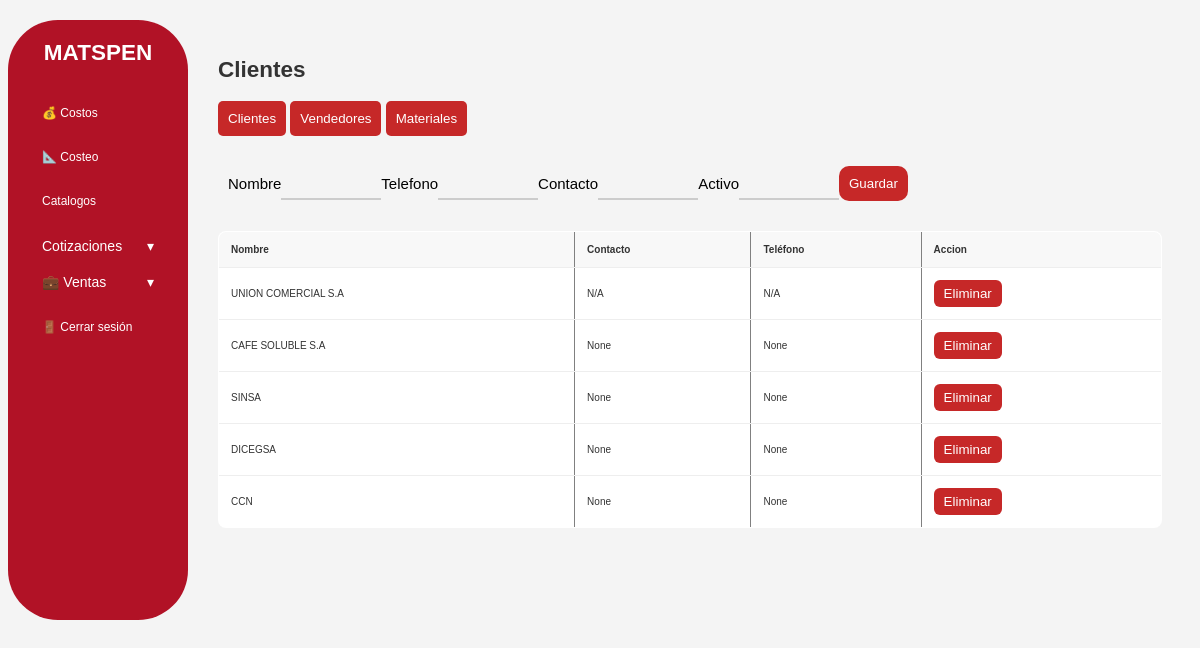
The app's page /clientes (signed in) with its own data.
### tables this page shows
CREATE TABLE clientes (id INTEGER PRIMARY KEY AUTOINCREMENT, nombre TEXT NOT NULL UNIQUE, activo INTEGER DEFAULT 1, contacto TEXT, telefono NUMERIC);

### app.py (the view)
@app.route('/clientes')
def clientes():
    if "user_id" not in session:
        return redirect(url_for("login"))
    conn = get_db_connection()
    clientes = conn.execute("SELECT * FROM clientes ORDER BY id DESC").fetchall()
    vendedores = conn.execute("SELECT * FROM vendedores ORDER BY id DESC").fetchall()
    materiales = conn.execute("SELECT * FROM materiales ORDER BY id DESC").fetchall()
    conn.close()
    return render_template("clientes.html", clientes=clientes,vendedores=vendedores,materiales=materiales)

### database.py (called while the page is built)
def get_db_connection():
    conn = sqlite3.connect("database.db", timeout=10)
    conn.row_factory = sqlite3.Row
    return conn

### templates/clientes.html (shortened to what this page needs)
{% extends "base.html" %}
{% block content %}
<h2 id="tituloSeccion">Clientes</h2>
<div class="seleccion-group">
  <button type="button" id="btnClientes" class="active" >Clientes</button>
  <button type="button" id="btnVendedores" >Vendedores</button>
  <button type ="button" id ="btnMateriales">Materiales</button>
</div>
<div id="seccionClientes">
  <div class = "container">
    <form method="post" action="{{ url_for('agregar_clientes') }}">
            <label>Nombre</label>
            <input type="text" name="nombre" required>
            <label>Telefono</label>
            <input type="text" name="telefono" required>
            <label>Contacto</label>
            <input type="text" name="contacto" required>
            <label>Activo</label>
            <input type="text" name="activo" required>
            <br><br>
            <button class="guardar" type="submit">Guardar</button>
    </form>
  </div>
  <table border="1" cellpadding="10" cellspacing="0" width="100%">
  <thead>
    <tr>
      <th>Nombre</th>
      <th>Contacto</th>
      <th>Teléfono</th>
      <th>Accion</th>
    </tr>
  </thead>
  <tbody>
    {% for c in clientes %}
    <tr>
      <td>{{ c.nombre }}</td>
      <td>{{ c.contacto }}</td>
      <td>{{ c.telefono }}</td>
      <td>
        <form method="POST" action="/clientes/{{ c['id'] }}/eliminar"
      onsubmit="return confirm('Seguro quieres eliminar');">
                <button type="submit"
                        style="padding:6px 10px; border:none; border-radius:6px;
                                background:#c62828; color:white; cursor:pointer;">
                    Eliminar
                </button>
        </form>
      </td>
    </tr>
    {% endfor %}
  </tbody>
</table>
</div>
{% endblock %}

### templates/base.html (style rules this page uses)
:root { --color-primario: #b11226; --color-secundario: #ffffff; --color-gris: #f4f4f4; --color-texto: #333; --radio: 8px; }
* { box-sizing: border-box; font-family: Arial, Helvetica, sans-serif; }
body { margin: 10; background: var(--color-gris); color: var(--color-texto); }
table { width: 100%; border-collapse: collapse; background: white; border-radius: var(--radio); overflow: hidden; }
th, td { padding: 12px; border-bottom: 1px solid #eee; font-size: 10px; text-align: left; }
th { background: #f8f8f8; font-weight: bold; }
tr:last-child td { border-bottom: none; }
html { font-size: 16px; }
body { font-size: 1rem; }
@media (min-width: 1024px) { html { font-size: 15px; } }

### templates/clientes.html (style rules this page uses)
.seleccion-group button { background: #c62828; color: #fff; border-radius: 5px; border: none; padding: 10px; }
.container { background:none; border-radius: 10px; display: flex; padding: 10px; }
.container form { display: flex; align-items: center; color:black; }
.container form input { border: none; border-bottom: 2px solid #ccc; outline: none; padding: 8px 4px; background: transparent; width: 100px; ; }
.guardar { background:#c62828; color:#fff; border-radius: 10px; padding:10px; border: none; cursor: pointer; position: center; }

### records on screen
clientes: nombre "UNION COMERCIAL S.A", contacto "N/A", telefono "N/A"
clientes: nombre "CAFE SOLUBLE S.A", contacto "None", telefono "None"
clientes: nombre "SINSA", contacto "None", telefono "None"
clientes: nombre "DICEGSA", contacto "None", telefono "None"
clientes: nombre "CCN", contacto "None", telefono "None"
